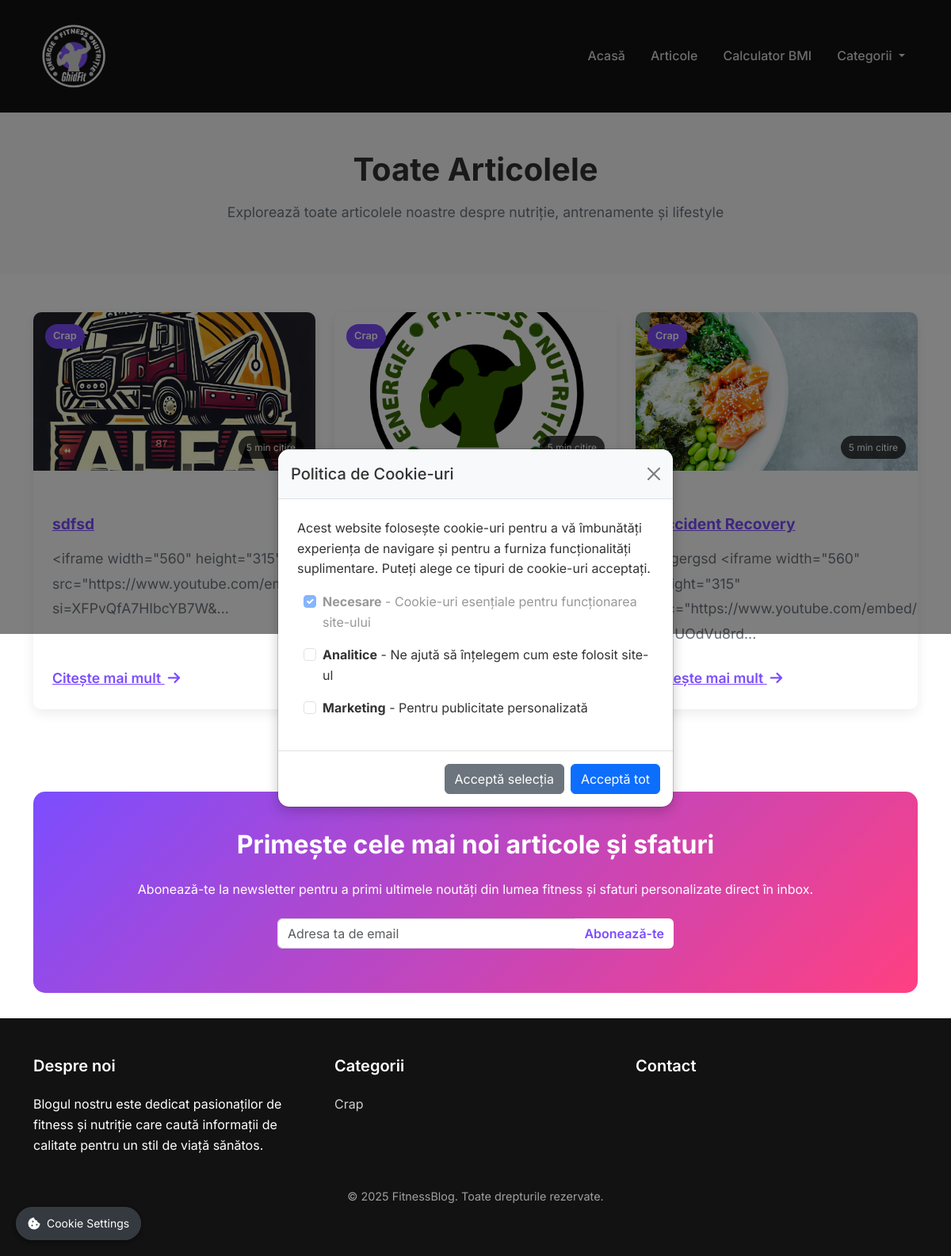
The page /articole/ on the database its author committed.
### blog/models.py (models this page shows, shortened)
class Article(models.Model):
    title = models.CharField(max_length=200, verbose_name='Titlu')
    slug = models.SlugField(max_length=200, unique=True, verbose_name='Slug')  # Mărit la 200
    content = RichTextField(verbose_name='Conținut')
    featured_image = models.ImageField(upload_to='articles/', verbose_name='Imagine principală')
    category = models.ForeignKey(Category, on_delete=models.CASCADE, related_name='articles', verbose_name='Categorie')
    created_at = models.DateTimeField(auto_now_add=True, verbose_name='Data creării')
    updated_at = models.DateTimeField(auto_now=True, verbose_name='Data actualizării')
    read_time = models.IntegerField(default=5, verbose_name='Timp de citire (minute)')
    meta_title = models.CharField(max_length=200, blank=True, verbose_name='Titlu Meta')
    meta_description = models.TextField(blank=True, verbose_name='Descriere Meta')
    meta_keywords = models.CharField(max_length=200, blank=True, verbose_name='Cuvinte cheie Meta')
    class Meta:
        verbose_name = 'Articol'
        verbose_name_plural = 'Articole'
        ordering = ['-created_at']

class Category(models.Model):
    name = models.CharField(max_length=100, verbose_name='Nume')
    slug = models.SlugField(max_length=200, unique=True, verbose_name='Slug')  # Mărit la 200
    icon = models.CharField(max_length=50, blank=True, null=True, verbose_name='Iconiță FontAwesome')
    description = models.TextField(blank=True, null=True, verbose_name='Descriere')
    class Meta:
        verbose_name = 'Categorie'
        verbose_name_plural = 'Categorii'
        ordering = ['name']

class SiteSettings(models.Model):
    phone = models.CharField(max_length=20, blank=True, null=True, verbose_name='Telefon')
    email = models.EmailField(blank=True, null=True, verbose_name='Email')
    address = models.CharField(max_length=200, blank=True, null=True, verbose_name='Adresă')
    facebook_url = models.URLField(blank=True, null=True, verbose_name='URL Facebook')
    instagram_url = models.URLField(blank=True, null=True, verbose_name='URL Instagram')
    youtube_url = models.URLField(blank=True, null=True, verbose_name='URL YouTube')
    footer_about_title = models.CharField(max_length=100, blank=True, null=True, verbose_name='Titlu secțiune despre')
    footer_about_text = models.TextField(blank=True, null=True, verbose_name='Text secțiune despre')
    class Meta:
        verbose_name = 'Setări Site'
        verbose_name_plural = 'Setări Site'
    @classmethod
    def get_settings(cls):
        settings, created = cls.objects.get_or_create(pk=1)
        return settings

### blog/views.py (the view)
# urls.py: path('articole/', views.all_articles, name='all_articles'),
def all_articles(request):
    articles_list = Article.objects.order_by('-created_at')
    paginator = Paginator(articles_list, 9)  # 9 articles per page
    page_number = request.GET.get('page')
    articles = paginator.get_page(page_number)
    adsense_locations = {
        ad.name: ad.ad_code for ad in AdSenseLocation.objects.filter(is_active=True)
    }
    context = {
        'articles': articles,
        'adsense_locations': adsense_locations,
    }
    return render(request, 'blog/all_articles.html', context)

### blog/context_processors.py (called while the page is built)
def global_context(request):
    categories = Category.objects.annotate(
        articles_count=Count('articles')
    ).filter(articles_count__gt=0)
    adsense_locations = {
        ad.name: ad.ad_code for ad in AdSenseLocation.objects.filter(is_active=True)
    }
    site_settings = SiteSettings.get_settings()
    print("Available AdSense locations:", adsense_locations.keys())
    return {
        'categories': categories,
        'adsense_locations': adsense_locations,
        'site_settings': site_settings
    }

### blog/templatetags/blog_extras.py (called while the page is built)
@register.filter(name='clean_html')
def clean_html(value, length=100):
    if not value:
        return ""
    text = strip_tags(value)
    text = unescape(text)
    text = re.sub(r'\s+', ' ', text).strip()
    length = int(length)
    if len(text) > length:
        return text[:length] + "..."
    return text

### templates/blog/all_articles.html (shortened to what this page needs)
{% extends 'blog/base.html' %}
{% load static %}
{% load blog_extras %}
{% block content %}
<section class="page-header py-5">
    <div class="container">
        <div class="row">
            <div class="col-lg-8 mx-auto text-center">
                <h1 class="page-title">Toate Articolele</h1>
                <p class="page-description">Explorează toate articolele noastre despre nutriție, antrenamente și lifestyle</p>
            </div>
        </div>
    </div>
</section>
<section class="articles-grid-section py-5">
    <div class="container">
        <div class="row">
            {% for article in articles %}
            <div class="col-md-4 mb-4">
                <div class="article-card">
                    <div class="article-img">
                        <img src="{{ article.featured_image.url }}" alt="{{ article.title }}">
                        <div class="article-category {{ article.category.slug }}">{{ article.category.name }}</div>
                        <div class="article-time">{{ article.read_time }} min citire</div>
                    </div>
                    <div class="article-content">
                        <h3 class="article-title"><a href="{% url 'blog:article_detail' article.slug %}">{{ article.title }}</a></h3>
                        <p class="article-excerpt">{{ article.content|clean_html:100 }}</p>
                        <a href="{% url 'blog:article_detail' article.slug %}" class="read-more">Citește mai mult <i class="fas fa-arrow-right ms-1"></i></a>
                    </div>
                </div>
            </div>
            {% empty %}
            <div class="col-12 text-center py-5">
                <p>Nu există articole momentan.</p>
            </div>
            {% endfor %}
        </div>
    </div>
</section>
{% endblock %}

### templates/blog/base.html (shortened to what this page needs)
<!DOCTYPE html>
<html lang="ro">
<head>
    <link rel="stylesheet" href="https://cdnjs.cloudflare.com/ajax/libs/font-awesome/6.5.1/css/all.min.css">
    <link href="https://cdn.jsdelivr.net/npm/bootstrap@5.3.2/dist/css/bootstrap.min.css" rel="stylesheet">
    {% load static %}
    <link rel="stylesheet" href="{% static 'css/styles.css' %}">
</head>
<body>
    <header class="header">
        <nav class="navbar navbar-expand-lg navbar-dark">
            <div class="container">
                <a class="navbar-brand mx-auto order-0" href="{% url 'blog:home' %}">
                    <picture>
                        <source srcset="{% static 'images/logo.webp' %}" type="image/webp">
                        <img src="{% static 'images/logo.webp' %}" alt="GhidFit" class="navbar-logo">
                    </picture>
                </a>
                <div class="collapse navbar-collapse order-2" id="navbarNav">
                    <ul class="navbar-nav ms-auto">
                        <li class="nav-item">
                            <a class="nav-link" href="{% url 'blog:home' %}">Acasă</a>
                        </li>
                        <li class="nav-item">
                            <a class="nav-link" href="{% url 'blog:all_articles' %}">Articole</a>
                        </li>
                        <li class="nav-item">
                            <a class="nav-link" href="{% url 'blog:bmi_calculator' %}">Calculator BMI</a>
                        </li>
                        <li class="nav-item dropdown">
                            <a class="nav-link dropdown-toggle" href="#" id="navbarDropdown" role="button" data-bs-toggle="dropdown" aria-expanded="false">
                                Categorii
                            </a>
                        </li>
                    </ul>
                </div>
            </div>
        </nav>
    </header>
    <main>
        {% block content %}{% endblock %}
    </main>
    <section class="newsletter-section">
        <div class="container">
            <div class="newsletter-container py-5 px-4">
                <div class="row">
                    <div class="col-lg-12 text-center">
                        <h2 class="section-title">Primește cele mai noi articole și sfaturi</h2>
                        <p class="mb-4">Abonează-te la newsletter pentru a primi ultimele noutăți din lumea fitness și sfaturi personalizate direct în inbox.</p>
                        <form id="newsletter-form" class="newsletter-form">
                            <div class="input-group">
                                <input type="email" class="form-control" id="email" name="email" placeholder="Adresa ta de email" required>
                                <button type="submit" class="btn subscribe-btn">Abonează-te</button>
                            </div>
                        </form>
                    </div>
                </div>
            </div>
        </div>
    </section>
    <footer class="footer py-5">
        <div class="container">
            <div class="row">
                <div class="col-md-4">
                    <h5>{{ site_settings.footer_about_title }}</h5>
                    <p>{{ site_settings.footer_about_text }}</p>
                </div>
                <div class="col-md-4">
                    <h5>Categorii</h5>
                    <ul class="list-unstyled">
                        {% for category in categories %}
                            <li><a href="{% url 'blog:category_articles' category.slug %}">{{ category.name }}</a></li>
                        {% endfor %}
                    </ul>
                </div>
                <div class="col-md-4">
                    <h5>Contact</h5>
                </div>
            </div>
            <div class="row mt-4">
                <div class="col-md-12 text-center">
                    <p class="copyright">© 2025 FitnessBlog. Toate drepturile rezervate.</p>
                </div>
            </div>
        </div>
    </footer>
    <div class="cookie-consent-modal modal fade" id="cookieModal" data-bs-backdrop="static" tabindex="-1" aria-labelledby="cookieModalLabel" aria-hidden="true">
        <div class="modal-dialog modal-dialog-centered">
            <div class="modal-content">
                <div class="modal-header">
                    <h5 class="modal-title" id="cookieModalLabel">Politica de Cookie-uri</h5>
                    <button type="button" class="btn-close" data-bs-dismiss="modal" aria-label="Close"></button>
                </div>
                <div class="modal-body">
                    <p>Acest website folosește cookie-uri pentru a vă îmbunătăți experiența de navigare și pentru a furniza funcționalități suplimentare. Puteți alege ce tipuri de cookie-uri acceptați.</p>
                    <div class="cookie-options">
                        <div class="form-check">
                            <input class="form-check-input" type="checkbox" id="necessaryCookies" checked disabled>
                            <label class="form-check-label" for="necessaryCookies">
                                <strong>Necesare</strong> - Cookie-uri esențiale pentru funcționarea site-ului
                            </label>
                        </div>
                        <div class="form-check">
                            <input class="form-check-input" type="checkbox" id="analyticsCookies">
                            <label class="form-check-label" for="analyticsCookies">
                                <strong>Analitice</strong> - Ne ajută să înțelegem cum este folosit site-ul
                            </label>
                        </div>
                        <div class="form-check">
                            <input class="form-check-input" type="checkbox" id="marketingCookies">
                            <label class="form-check-label" for="marketingCookies">
                                <strong>Marketing</strong> - Pentru publicitate personalizată
                            </label>
                        </div>
                    </div>
                </div>
                <div class="modal-footer">
                    <button type="button" class="btn btn-secondary" id="acceptSelectedCookies">Acceptă selecția</button>
                    <button type="button" class="btn btn-primary" id="acceptAllCookies">Acceptă tot</button>
                </div>
            </div>
        </div>
    </div>
    <button id="cookieSettingsBtn" class="cookie-settings-btn">
    </button>
</body>
    <button id="cookieSettingsBtn" class="cookie-settings-btn">
        <i class="fas fa-cookie-bite"></i> Cookie Settings
    </button>
</body>
</html>

### static/css/styles.css (style rules this page uses)
:root { --primary-color: #7c4dff; --primary-hover: #6a3ff5; --secondary-color: #ff4081; --secondary-hover: #f50057; --text-color: #333; --light-text: #fff; --dark-bg: #121212; --light-bg: #f9f9f9; --gray-color: #6c757d; --border-color: #e9ecef; --antrenament-color: #ff5722; --nutritie-color: #4caf50; --lifestyle-color: #2196f3; }
body { font-family: 'Inter', sans-serif; color: var(--text-color); line-height: 1.6; background-color: #fff; }
a { color: var(--primary-color); text-decoration: none; transition: all 0.3s ease; }
.section-title { font-weight: 700; margin-bottom: 1.5rem; }
.header { background-color: var(--dark-bg); }
.navbar-dark { padding: 1rem 0; }
.navbar-logo { height: 100px; width: auto; }
.navbar-dark .navbar-nav .nav-link { color: rgba(255, 255, 255, 0.85); font-weight: 500; padding: 0.5rem 1rem; }
.navbar-brand { font-family: 'Inter', sans-serif; font-weight: 700; font-size: 1.5rem; letter-spacing: -0.5px; }
.article-card { border-radius: 10px; overflow: hidden; box-shadow: 0 5px 15px rgba(0, 0, 0, 0.08); transition: all 0.3s ease; height: 100%; display: flex; flex-direction: column; background-color: white; }
.article-img { position: relative; height: 200px; }
.article-img img { width: 100%; height: 100%; object-fit: cover; }
.article-category { position: absolute; top: 15px; left: 15px; background-color: var(--primary-color); color: white; padding: 5px 10px; border-radius: 20px; font-size: 0.8rem; font-weight: 600; }
.article-time { position: absolute; bottom: 15px; right: 15px; background-color: rgba(0, 0, 0, 0.7); color: white; padding: 5px 10px; border-radius: 20px; font-size: 0.75rem; }
.article-content { padding: 1.5rem; flex: 1; display: flex; flex-direction: column; }
.article-title { font-size: 1.2rem; font-weight: 700; margin-bottom: 0.75rem; }
.article-title a { color: var(--text-color); }
.article-excerpt { color: var(--gray-color); margin-bottom: 1rem; flex-grow: 1; }
.read-more { font-weight: 600; color: var(--primary-color); margin-top: auto; }
.newsletter-section { padding: 2rem 0; }
.newsletter-container { background: linear-gradient(135deg, var(--primary-color), var(--secondary-color)); border-radius: 15px; color: white; }
.newsletter-form { max-width: 500px; margin: 0 auto; }
.subscribe-btn { background-color: white; color: var(--primary-color); font-weight: 600; border: none; transition: all 0.3s ease; }
.footer { background-color: var(--dark-bg); color: white; }
.footer h5 { color: white; font-weight: 600; margin-bottom: 1.5rem; }
.footer a { color: rgba(255, 255, 255, 0.8); transition: all 0.3s ease; }
.copyright { color: rgba(255, 255, 255, 0.6); font-size: 0.9rem; }
.article-content { font-size: 1.1rem; line-height: 1.8; }
.category-header, .page-header { background-color: var(--light-bg); padding: 3rem 0; }
.category-title, .page-title { font-size: 2.5rem; font-weight: 700; margin-bottom: 1rem; }
.category-description, .page-description { color: var(--gray-color); font-size: 1.1rem; }
.cookie-consent-modal .modal-content { border-radius: 15px; box-shadow: 0 5px 15px rgba(0,0,0,0.2); }
.cookie-consent-modal .modal-header { border-bottom: 1px solid #dee2e6; background-color: #f8f9fa; border-radius: 15px 15px 0 0; }
.cookie-consent-modal .modal-body { padding: 1.5rem; }
.cookie-options { margin-top: 1rem; }
.cookie-options .form-check { margin-bottom: 1rem; padding-left: 2rem; }
.cookie-settings-btn { position: fixed; bottom: 20px; left: 20px; z-index: 1050; padding: 10px 15px; border-radius: 30px; background-color: #343a40; color: white; border: none; box-shadow: 0 2px 5px rgba(0,0,0,0.2); display: flex; align-items: center; gap: 8px; font-size: 14px; transition: all 0.3s ease; }
.cookie-settings-btn i { font-size: 16px; }
.article-content p { margin-bottom: 1.5rem; }
.article-content h2, .article-content h3, .article-content h4 { margin-top: 2rem; margin-bottom: 1rem; font-weight: 700; }
.article-content a { color: var(--primary-color); text-decoration: underline; }

### rows shown on the page
Article: featured_image (picture), category.name "Crap", read_time "5", title "sdfsd", content|clean_html "<iframe width=\"560\" height=\"315\"…"
Article: featured_image (picture), category.name "Crap", read_time "5"
Article: featured_image (picture), category.name "Crap", read_time "5", title "Accident Recovery", content|clean_html "sdgergsd <iframe width=\"560\" height=\"315\"…"
SiteSettings: footer_about_title "Despre noi", footer_about_text "Blogul nostru este dedicat pasionaților de fitness și nutriție care caută informații de calitate pentru un stil de viață sănătos."
Category: name "Crap"
